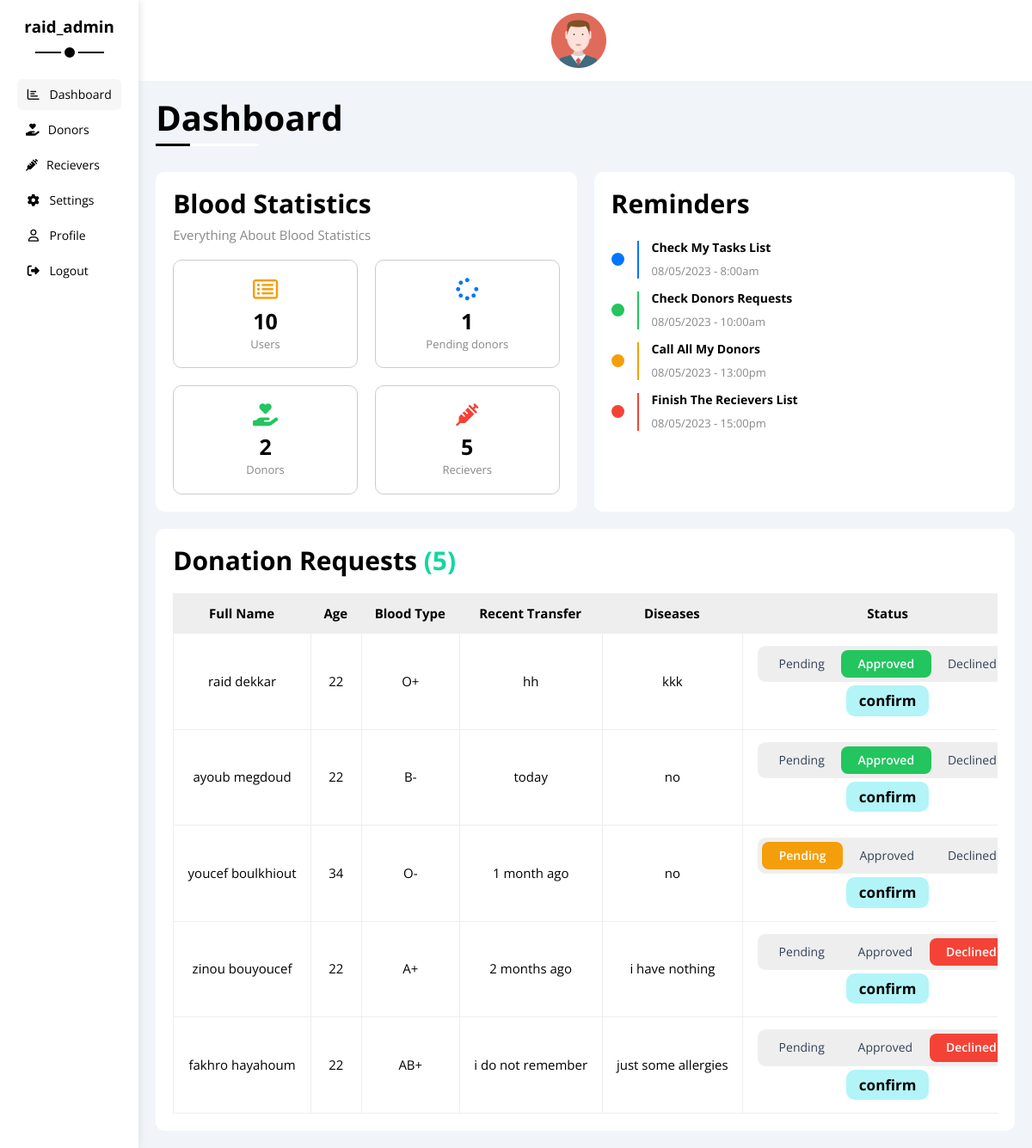
The app's page /admin.php (signed in) with its own data.
### tables this page shows
CREATE TABLE `donors` (
  `id` int(20) NOT NULL,
  `phone_number_d` varchar(20) NOT NULL,
  `birth_date_d` date NOT NULL,
  `city_d` varchar(20) NOT NULL,
  `gender_d` varchar(10) NOT NULL,
  `blood_type_d` varchar(10) NOT NULL,
  `recent_donation` varchar(50) NOT NULL,
  `diseases` varchar(50) NOT NULL,
  `status` enum('Pending','Approved','Declined') NOT NULL
);

CREATE TABLE `users` (
  `id` int(11) NOT NULL,
  `first_name` varchar(20) NOT NULL,
  `last_name` varchar(20) NOT NULL,
  `user_name` varchar(20) NOT NULL,
  `email` varchar(40) NOT NULL,
  `password` varchar(20) NOT NULL,
  `md5_pass` varchar(50) NOT NULL
);

### admin-post.php (called while the page is built, shortened)
<?php
    if (isset($_SESSION['id_ad']) && isset($_SESSION['user_name_ad'])) {
        $sql = "SELECT id FROM users ";
        $result = mysqli_query($conn, $sql);
        $res = mysqli_num_rows($result);
        $sql2 = "SELECT * FROM donors ";
        $result2 = mysqli_query($conn, $sql2);
        $res2 = mysqli_num_rows($result2);
        $sql2_1 = "SELECT status FROM donors WHERE status='Pending' ";
        $result2_1 = mysqli_query($conn, $sql2_1);
        $res2_1 = mysqli_num_rows($result2_1);
        $sql3 = "SELECT status FROM donors WHERE status='Approved' ";
        $result3 = mysqli_query($conn, $sql3);
        $res3 = mysqli_num_rows($result3);
        $sql4 = "SELECT id FROM recievers ";
        $result4 = mysqli_query($conn, $sql4);
        $res4 = mysqli_num_rows($result4);
        $sql5 = "SELECT donors.id, users.first_name, users.last_name, users.user_name FROM donors, users WHERE donors.id=users.id ORDER BY donors.id";
        $result5 = mysqli_query($conn, $sql5);
        function calc_age($dateOfBirth) {
            $today = date("Y-m-d");
            $diff = date_diff(date_create($dateOfBirth), date_create($today));
            return $diff->format('%y');
        }
    }
    else{
        header("Location: admin.php");
        exit();
    }
?>

### admin.php (the view, shortened to what this page needs)
<?php
  include("admin-post.php");
  if (isset($_SESSION['id_ad']) && isset($_SESSION['user_name_ad'])) {
?>
<!DOCTYPE html>
<html lang="en">
  <head>
      <link rel="stylesheet" href="css/normalize.css">
      <link rel="stylesheet" href="css/home.css">
      <link rel="stylesheet" href="css/framework.css">
      <link rel="stylesheet" href="css/admin.css">
      <link rel="stylesheet" href="css/all.min.css">
  </head>
  <body>
    <div class="page d-flex">
      <div class="sidebar bg-white p-20 p-relative">
        <h3 class="p-relative txt-c mt-0"><?php echo "{$_SESSION["user_name_ad"]}";?></h3>
        <ul>
          <li>
            <a class="active d-flex align-center fs-14 c-black rad-6 p-10" href="admin.php">
              <i class="fa-regular fa-chart-bar fa-fw"></i>
              <span>Dashboard</span>
            </a>
          </li>
          <li>
            <a class="d-flex align-center fs-14 c-black rad-6 p-10" href="donors.php">
            <i class="fa-solid fa-hand-holding-heart"></i>
              <span>Donors</span>
            </a>
          </li>
          <li>
            <a class="d-flex align-center fs-14 c-black rad-6 p-10" href="recievers.php">
            <i class="fa-solid fa-syringe"></i>
              <span>Recievers</span>
            </a>
          </li>
          <li>
            <a class="d-flex align-center fs-14 c-black rad-6 p-10" href="settings.php">
              <i class="fa-solid fa-gear fa-fw"></i>
              <span>Settings</span>
            </a>
          </li>
          <li>
            <a class="d-flex align-center fs-14 c-black rad-6 p-10" href="profile.php">
              <i class="fa-regular fa-user fa-fw"></i>
              <span>Profile</span>
            </a>
          </li>
          <li>
            <a class="d-flex align-center fs-14 c-black rad-6 p-10" href="logout.php">
              <i class="fa-solid fa-right-from-bracket fa-fw"></i>
              <span>Logout</span>
            </a>
          </li>
        </ul>
      </div>
      <div class="content w-full">
        <div class="head bg-white p-15 between-flex">
          <div class="icons d-flex align-center">
            <div class="profile-dropdown">
                <div class="menu-container">
                  <div class="profile-pic">
                     <img src="imgs/profile-pic.png" />
                  </div>
                </div>
            </div>
          </div>
        </div>
        <h1 class="p-relative">Dashboard</h1>
        <div class="wrapper d-grid gap-20">
          <div class="tickets p-20 bg-white rad-10">
            <h2 class="mt-0 mb-10">Blood Statistics</h2>
            <p class="mt-0 mb-20 c-grey fs-15">Everything About Blood Statistics</p>
            <div class="d-flex txt-c gap-20 f-wrap">
              <div class="box p-20 rad-10 fs-13 c-grey">
                <i class="fa-regular fa-rectangle-list fa-2x mb-10 c-orange"></i>
                <span class="d-block c-black fw-bold fs-25 mb-5"><?php echo "{$res}";?></span>
                Users
              </div>
              <div class="box p-20 rad-10 fs-13 c-grey">
                <i class="fa-solid fa-spinner fa-2x mb-10 c-blue"></i>
                <span class="d-block c-black fw-bold fs-25 mb-5"><?php echo "{$res2_1}";?></span>
                Pending donors
              </div>
              <div class="box p-20 rad-10 fs-13 c-grey">
                <i class="fa-solid fa-hand-holding-heart fa-2x mb-10 c-green"></i>
                <span class="d-block c-black fw-bold fs-25 mb-5"><?php echo "{$res3}";?></span>
                Donors
              </div>
              <div class="box p-20 rad-10 fs-13 c-grey">
                <i class="fa-solid fa-syringe fa-2x mb-10 c-red"></i>
                <span class="d-block c-black fw-bold fs-25 mb-5"><?php echo "{$res4}";?></span>
                Recievers
              </div>
            </div>
          </div>
          <div class="reminders p-20 bg-white rad-10 p-relative">
            <h2 class="mt-0 mb-25">Reminders</h2>
            <ul class="m-0">
              <li class="d-flex align-center mt-15">
                <span class="key bg-blue mr-15 d-block rad-half"></span>
                <div class="pl-15 blue">
                  <p class="fs-14 fw-bold mt-0 mb-5">Check My Tasks List</p>
                  <span class="fs-13 c-grey">08/05/2023 - 8:00am</span>
                </div>
              </li>
              <li class="d-flex align-center mt-15">
                <span class="key bg-green mr-15 d-block rad-half"></span>
                <div class="pl-15 green">
                  <p class="fs-14 fw-bold mt-0 mb-5">Check Donors Requests</p>
                  <span class="fs-13 c-grey">08/05/2023 - 10:00am</span>
                </div>
              </li>
              <li class="d-flex align-center mt-15">
                <span class="key bg-orange mr-15 d-block rad-half"></span>
                <div class="pl-15 orange">
                  <p class="fs-14 fw-bold mt-0 mb-5">Call All My Donors</p>
                  <span class="fs-13 c-grey">08/05/2023 - 13:00pm</span>
                </div>
              </li>
              <li class="d-flex align-center mt-15">
                <span class="key bg-red mr-15 d-block rad-half"></span>
                <div class="pl-15 red">
                  <p class="fs-14 fw-bold mt-0 mb-5">Finish The Recievers List</p>
                  <span class="fs-13 c-grey">08/05/2023 - 15:00pm</span>
                </div>
              </li>
            </ul>
          </div>
        </div>
        <div class="projects p-20 bg-white rad-10 m-20">
          <h2 class="mt-0 mb-20">Donation Requests <span class="requests-number" style="color: #13d7a1;">(<?php echo "{$res2}" ?>)</span> </h2>
          <div class="responsive-table">
            <table class="fs-15 w-full">
              <thead>
                <tr>
                  <td>Full Name</td>
                  <td>Age</td>
                  <td>Blood Type</td>
                  <td>Recent Transfer</td>
                  <td>Diseases</td>
                  <td>Status</td>
                </tr>
              </thead>
              <tbody>
                  <?php
                    while($rows = mysqli_fetch_assoc($result2)) {
                      while($rows2 = mysqli_fetch_assoc($result5)) {
                  ?>
                      <tr>
                        <td><?php echo  $rows2["first_name"] . " ";?><?php echo  $rows2["last_name"];?></td>
                        <?php
                          break;
                          }
                        ?>
                        <td><?php echo  calc_age($rows["birth_date_d"]);?></td>
                        <td><?php echo  $rows["blood_type_d"];?></td>
                        <td><?php echo  $rows["recent_donation"];?></td>
                        <td><?php echo  $rows["diseases"];?></td>
                        <td>
                          <form class="status-confirmation" action="admin.php?" method="POST">
                            <div class="status-inputs">
                              <label class="status pending">
                                <span class="name pending">Pending</span>
                              </label>
                              <label class="status approved">
                                <span class="name approved">Approved</span>
                              </label>
                              <label class="status declined">
                                <span class="name declined">Declined</span>
                              </label>
                            </div>
                            <input <?php  ?> class="conf-stat-btn" type="submit" name="conf_stat_btn" value="confirm" style="cursor:pointer;display:block;border:none;font-size: 17px;font-weight: bold;margin: 5px auto 0px;background-color: #b2f4f7;border-radius: 10px;padding: 8px 15px;">
                          </form>
                        </td>
                      </tr>
                  <?php
                    }
                  ?>
              </tbody>
            </table>
          </div>
        </div>
      </div>
    </div>
   </body>
</html>
<?php
   }else{
     header("Location: login.php");
     exit();
   }
?>

### css/home.css (style rules this page uses)
:root { --main-color:#3AA2FF; --main-color-alt: #1787FE; --main-transition: 0.3s; --main-padding-top: 80px; --main-padding-bottom: 80px; --secondary-color: #ff1a41; }
* { -webkit-box-sizing: border-box; -moz-box-sizing: border-box; box-sizing: border-box; }
body { font-family: 'Open Sans', sans-serif; background-color: #d3e7fc; }
html { scroll-behavior: smooth; }
a { text-decoration: none; }
ul { list-style: none; margin: 0; padding: 0; }
.profile-dropdown { z-index: 30; }
.profile-dropdown .menu-container { position: relative; }
.profile-dropdown .profile-pic { position: relative; width: 60px; height: 60px; overflow: hidden; cursor: pointer; }
.profile-dropdown .profile-pic img { position: absolute; top: 0; left: 0; width: 100%; height: 100%; object-fit: cover; }

### css/framework.css (style rules this page uses)
:root { --blue-color: #0075ff; --blue-alt-color: #0d69d5; --orange-color: #f59e0b; --green-color: #22c55e; --red-color: #f44336; --grey-color: #888; }
.d-flex { display: flex; }
.f-wrap { flex-wrap: wrap; }
.align-center { align-items: center; }
.d-grid { display: grid; }
.gap-20 { gap: 20px; }
.d-block { display: block; }
.p-10 { padding: 10px; }
.p-15 { padding: 15px; }
.p-20 { padding: 20px; }
.pl-15 { padding-left: 15px; }
.m-0 { margin: 0; }
.m-20 { margin: 20px; }
.mt-0 { margin-top: 0; }
.mt-15 { margin-top: 15px; }
.mr-15 { margin-right: 15px; }
.mb-5 { margin-bottom: 5px; }
.mb-10 { margin-bottom: 10px; }
.mb-20 { margin-bottom: 20px; }
.mb-25 { margin-bottom: 25px; }
.c-black { color: black; }
.c-grey { color: var(--grey-color); }
.c-red { color: var(--red-color); }
.c-green { color: var(--green-color); }
.c-blue { color: var(--blue-color); }
.c-orange { color: var(--orange-color); }
.bg-red { background-color: var(--red-color); }
.bg-green { background-color: var(--green-color); }
.bg-blue { background-color: var(--blue-color); }
.bg-orange { background-color: var(--orange-color); }
.bg-white { background-color: white; }
.p-relative { position: relative; }
.txt-c { text-align: center; }
.fs-13 { font-size: 13px; }
.fs-14 { font-size: 14px; }
.fs-15 { font-size: 15px; }
.fs-25 { font-size: 25px; }
.fw-bold { font-weight: bold; }
.rad-6 { border-radius: 6px; }
.rad-10 { border-radius: 10px; }
.rad-half { border-radius: 50%; }
.w-full { width: 100%; }
.between-flex { display: flex; align-items: center; justify-content: space-evenly; }

### records on screen
donors: users.first_name "raid", users.last_name "dekkar", birth_date_d "22", blood_type_d "O+", recent_donation "hh", diseases "kkk"
donors: users.first_name "ayoub", users.last_name "megdoud", birth_date_d "22", blood_type_d "B-", recent_donation "today", diseases "no"
donors: users.first_name "youcef", users.last_name "boulkhiout", birth_date_d "34", blood_type_d "O-", recent_donation "1 month ago", diseases "no"
donors: users.first_name "zinou", users.last_name "bouyoucef", birth_date_d "22", blood_type_d "A+", recent_donation "2 months ago", diseases "i have nothing"
donors: users.first_name "fakhro", users.last_name "hayahoum", birth_date_d "22", blood_type_d "AB+", recent_donation "i do not remember", diseases "just some allergies"

### other values on screen
$_SESSION["user_name_ad"] "raid_admin"
$res "10"
$res2_1 "1"
$res3 "2"
$res4 "5"
$res2 "5"
